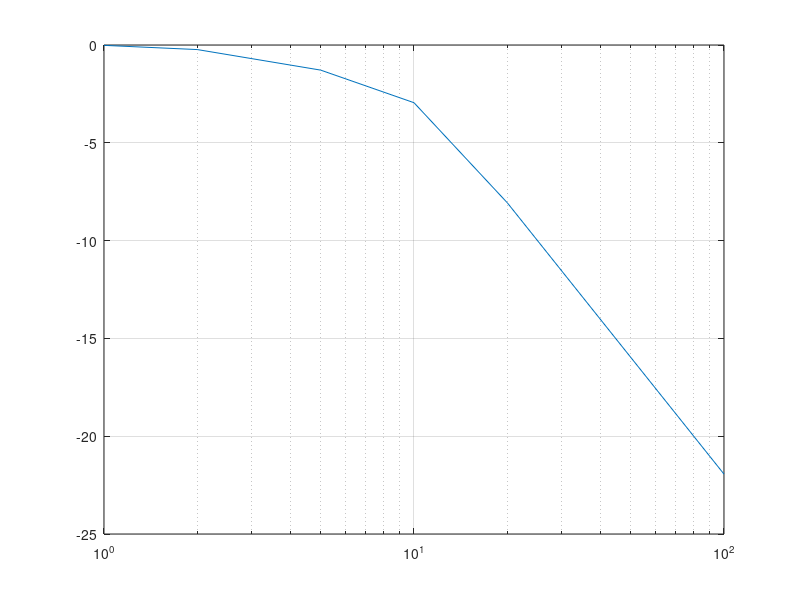
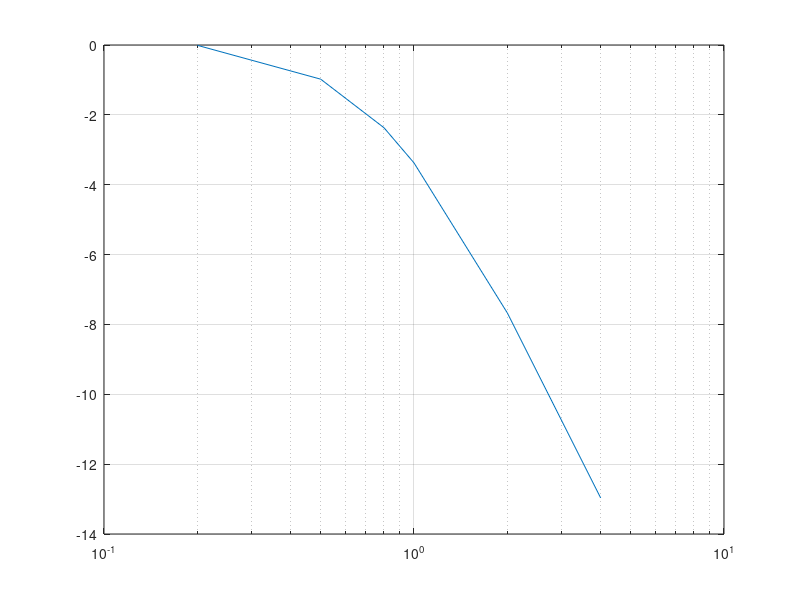

Source code (MATLAB) for these figures, in order:
close all;
rad = [1 2 5 10 20 100];
amp = [0.9979 0.9735 0.8626 0.712 0.395 0.08];
amp_db = 20*log10(amp);
figure; 
semilogx(rad, amp_db);
grid on

%%
close all
rad = [0.2 0.5 0.8 1 2 4];
amp = [0.999 0.8935 0.7614 0.678 0.4135 0.22475];
amp_db = 20*log10(amp);
figure; 
semilogx(rad, amp_db);
grid on